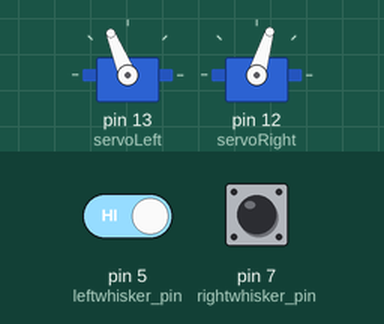
Bench run of a sketch on a simulated Arduino Uno, built with avr-gcc and run on an emulated ATmega328P. Shown: 2 × servo. Inputs (shaded band) come from the test bench; at power-on: pin 7 (rightwhisker_pin) HIGH, pin 5 (leftwhisker_pin) HIGH. What the sketch prints to the serial monitor is not drawn.

Above: at 1.2 s.
1.3 s: pin 7 (rightwhisker_pin) pulled LOW for 0.15 s
2.9 s: pin 7 (rightwhisker_pin) pulled LOW for 3.2 s
7.6 s: pin 5 (leftwhisker_pin) driven LOW and pin 7 (rightwhisker_pin) driven LOW
At 8.1 s:
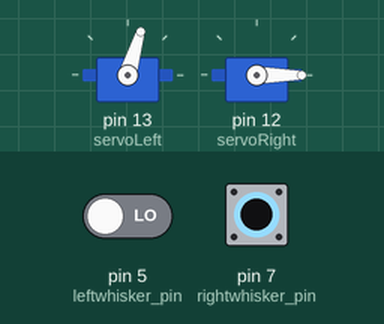
10.6 s: pin 5 (leftwhisker_pin) driven HIGH
At 11.5 s:
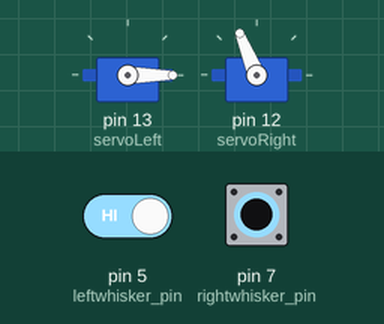
13.6 s: pin 5 (leftwhisker_pin) driven LOW
Timing chart, 0 to 70.1 s (numbered marks = the images above; inputs shaded):
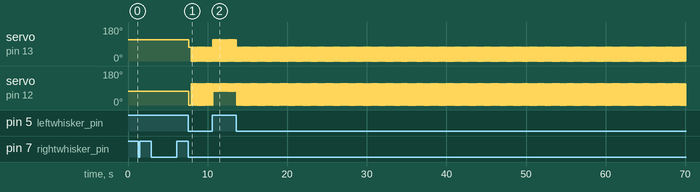

The sketch:

rachel.ino
```cpp
#include <Servo.h>

int leftwhisker_pin = 5;
int rightwhisker_pin = 7;

Servo servoRight;
Servo servoLeft;

void setup() {
  // put your setup code here, to run once:
  Serial.begin(9600);
  pinMode(leftwhisker_pin, INPUT);
  pinMode(rightwhisker_pin, INPUT);
  servoLeft.attach(13);
  servoRight.attach(12);
  servoLeft.writeMicroseconds(1500);
  servoRight.writeMicroseconds(1500);

}

void Backward() {
  Serial.println("I hit something.");
  servoLeft.writeMicroseconds(1300);
  servoRight.writeMicroseconds(1700);
}
void Forward() {
  servoLeft.writeMicroseconds(1700);
  servoRight.writeMicroseconds(1300);
}

void loop() {
  // put your main code here, to run repeatedly:

  if (digitalRead(leftwhisker_pin) == 0) {
    Backward();
    servoRight.writeMicroseconds(500);


  }
  else {
    Forward();
  }
  if (digitalRead(rightwhisker_pin) == 0) {
  Backward();
  servoLeft.writeMicroseconds(500);
  }
  else{
  Forward();
  }
}
```

Measured:
- after the input at 7.6 s, servo on pin 13 (servoLeft): 112° → 73° at once, then repeats every 0.04 s: 0° 0.02 s, 73° 0.02 s; servo on pin 12 (servoRight): 73° → 0° at once, then repeats every 0.04 s: 112° 0.02 s, 0° 0.02 s
